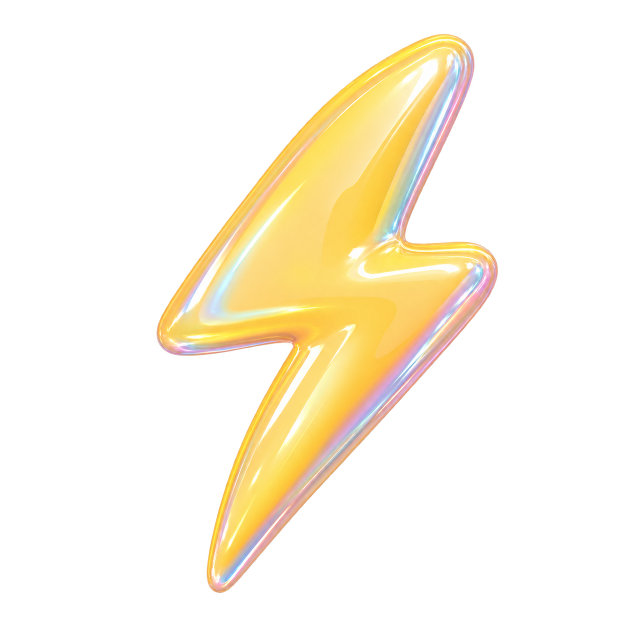
#> input picture digital-cards-motion/assets/bolt.png, 1254 x 1254 px (shown at 1/2 size); its folder holds only this picture in this run
$ python prep_assets.py
#> lines starting #> are read from the running program, lines starting #| are printed output that depends on the picture
"""Trim transparent margins of generated cutouts and downscale them for the layout."""
import glob, os
from PIL import Image
os.makedirs("build/el", exist_ok=True)
for f in sorted(glob.glob("assets/*.png")):
    im = Image.open(f).convert("RGBA")
#> im is the input picture: PIL image 1254x1254 RGBA; mean R, G, B, A 55.3, 47.8, 29.7, 55.3
    bbox = im.getchannel("A").point(lambda a: 255 if a > 10 else 0).getbbox()
#> bbox = (313, 67, 996, 1186)
    im = im.crop(bbox)
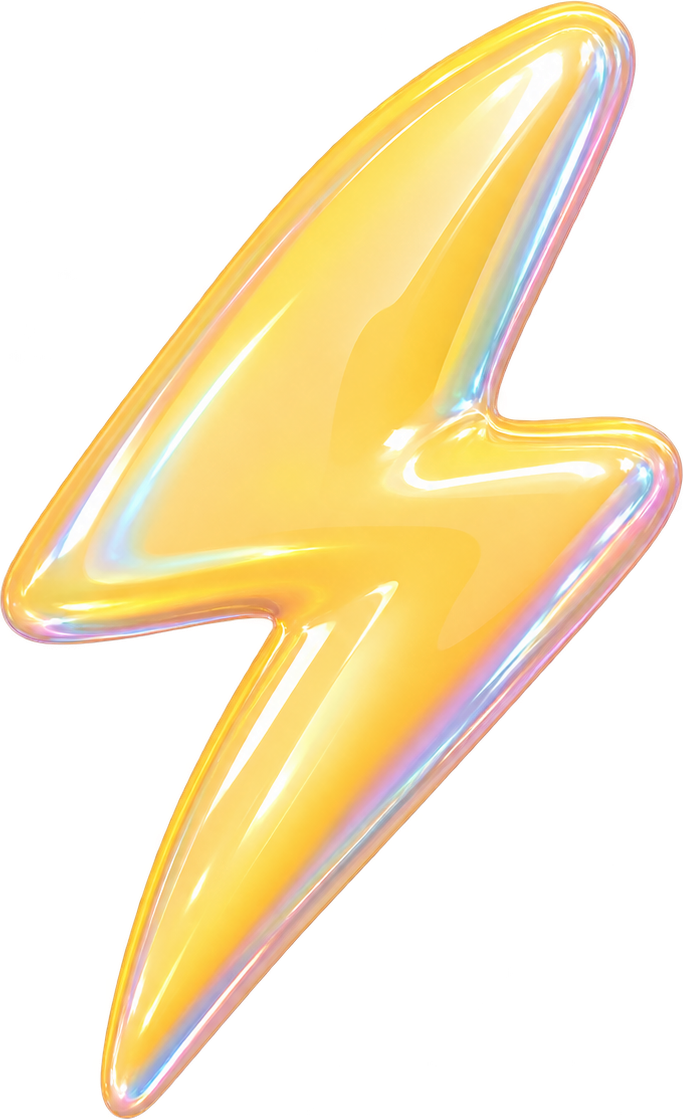
#> im: PIL image 683x1119 RGBA; mean R, G, B, A 113.7, 98.1, 61, 113.9; transparent parts drawn white
    im.thumbnail((900, 900), Image.LANCZOS)
#> im: PIL image 549x900 RGBA
    name = os.path.basename(f)
    im.save(f"build/el/{name}", optimize=True)
    print(name, im.size)
#| bolt.png (549, 900)

$ run again, on digital-cards-motion/assets/check.png
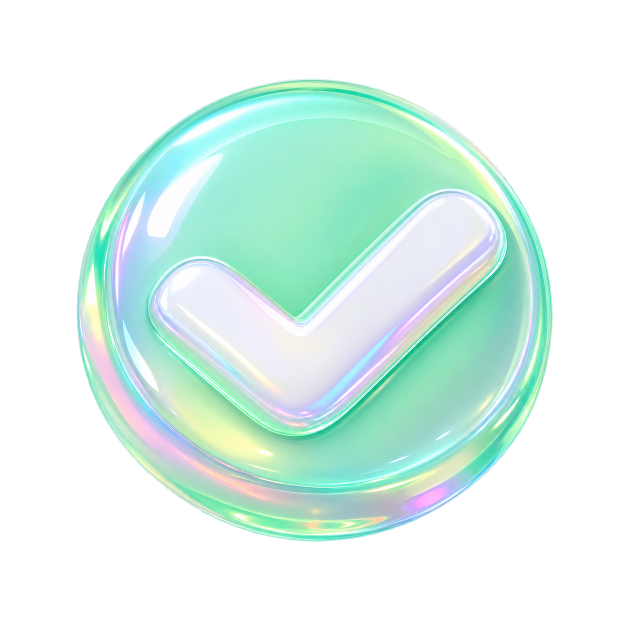
#> input picture digital-cards-motion/assets/check.png, 1254 x 1254 px (shown at 1/2 size)
#> im is the input picture: PIL image 1254x1254 RGBA; mean R, G, B, A 79, 102.1, 95, 110.3
#> bbox = (153, 157, 1106, 1084)
#> `im = im.crop(bbox)`:
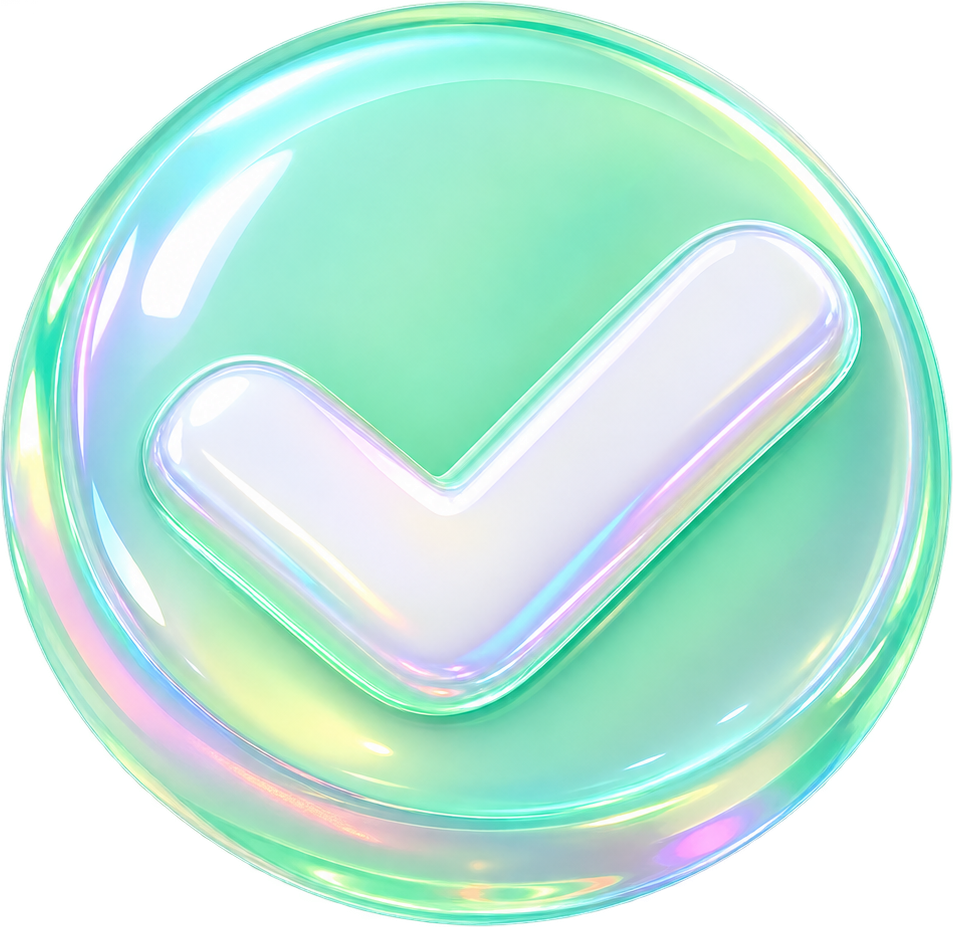
#> im: PIL image 953x927 RGBA; mean R, G, B, A 140.3, 181.1, 168.4, 196.4; transparent parts drawn white
#| check.png (900, 875)

$ run again, on digital-cards-motion/assets/cursor.png
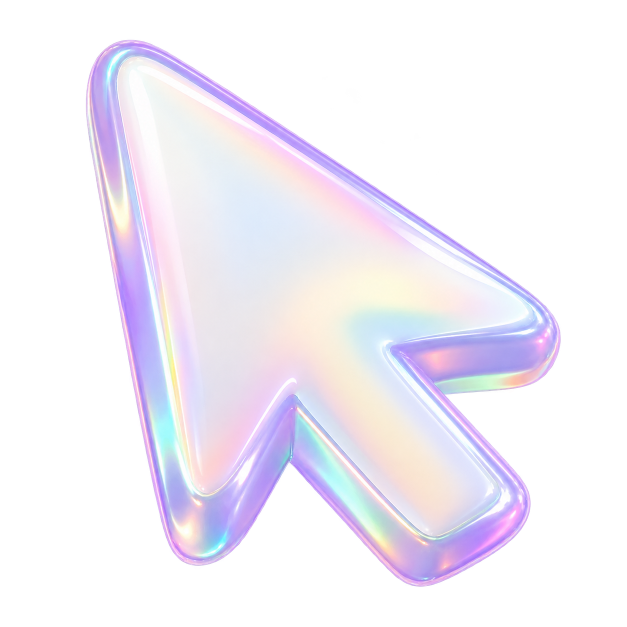
#> input picture digital-cards-motion/assets/cursor.png, 1254 x 1254 px (shown at 1/2 size)
#> im is the input picture: PIL image 1254x1254 RGBA; mean R, G, B, A 92.3, 88.3, 97.3, 100.7
#> bbox = (171, 79, 1122, 1174)
#> `im = im.crop(bbox)`:
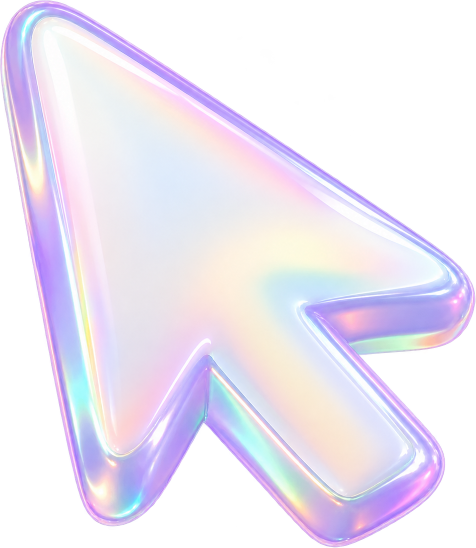
#> im: PIL image 951x1095 RGBA (shown at 1/2 size); mean R, G, B, A 139.2, 133.2, 146.8, 152.1; transparent parts drawn white
#> `im.thumbnail((900, 900), Image.LANCZOS)`:
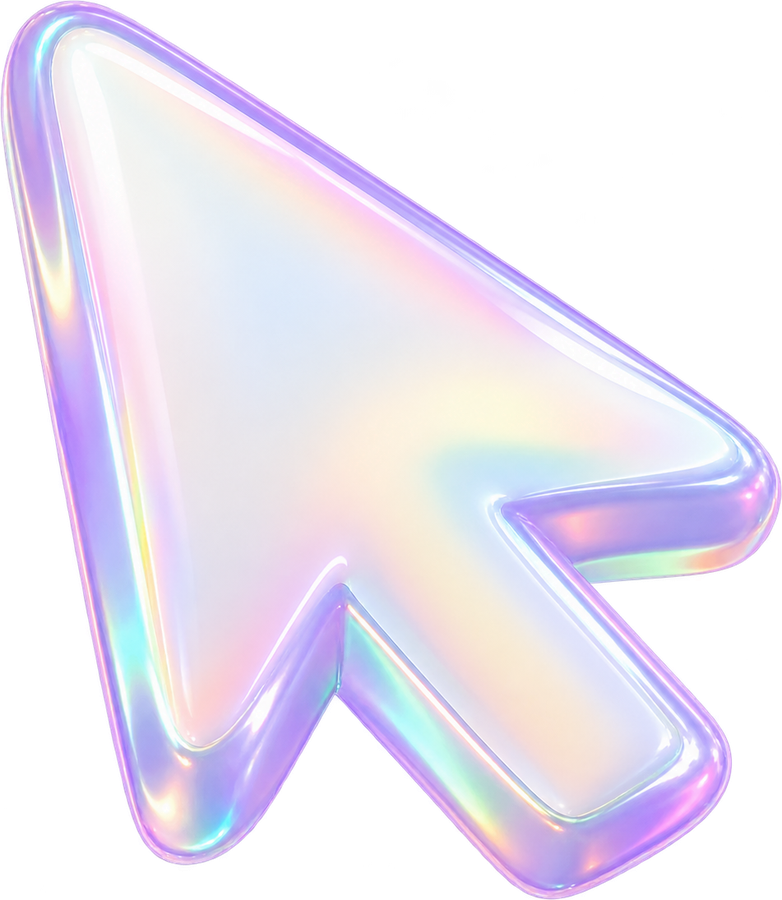
#> im: PIL image 782x900 RGBA; mean R, G, B, A 138.6, 132.5, 146.1, 152.1; transparent parts drawn white
#| cursor.png (782, 900)

$ run again, on digital-cards-motion/assets/envelope.png
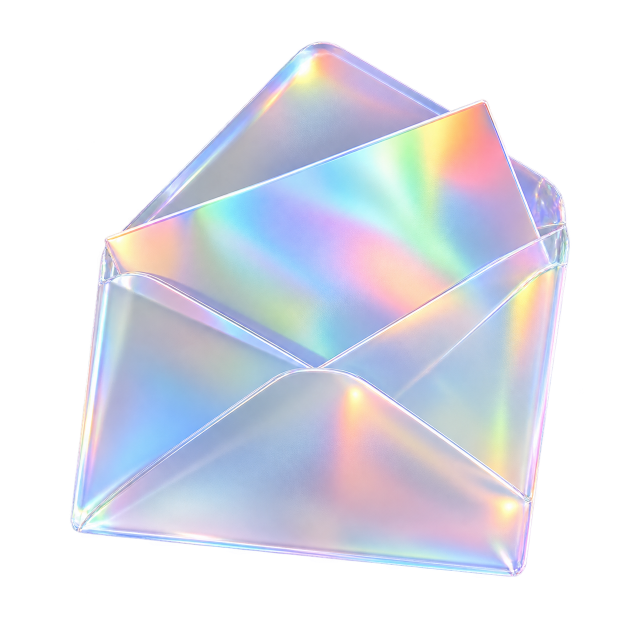
#> input picture digital-cards-motion/assets/envelope.png, 1254 x 1254 px (shown at 1/2 size)
#> im is the input picture: PIL image 1254x1254 RGBA; mean R, G, B, A 102.2, 104.3, 113.7, 129.2
#> bbox = (140, 83, 1140, 1154)
#> `im = im.crop(bbox)`:
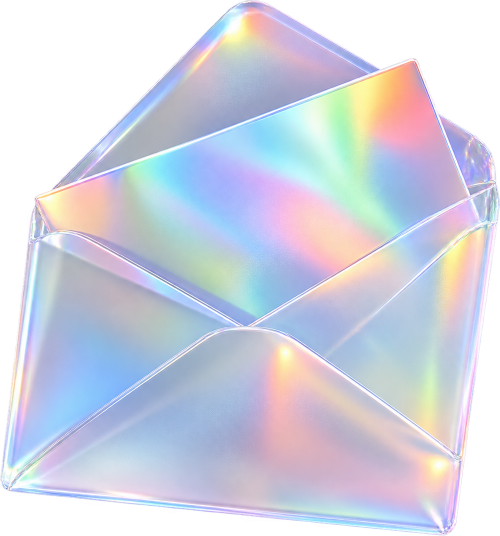
#> im: PIL image 1000x1071 RGBA (shown at 1/2 size); mean R, G, B, A 149.7, 152.7, 166.6, 189.7; transparent parts drawn white
#> `im.thumbnail((900, 900), Image.LANCZOS)`:
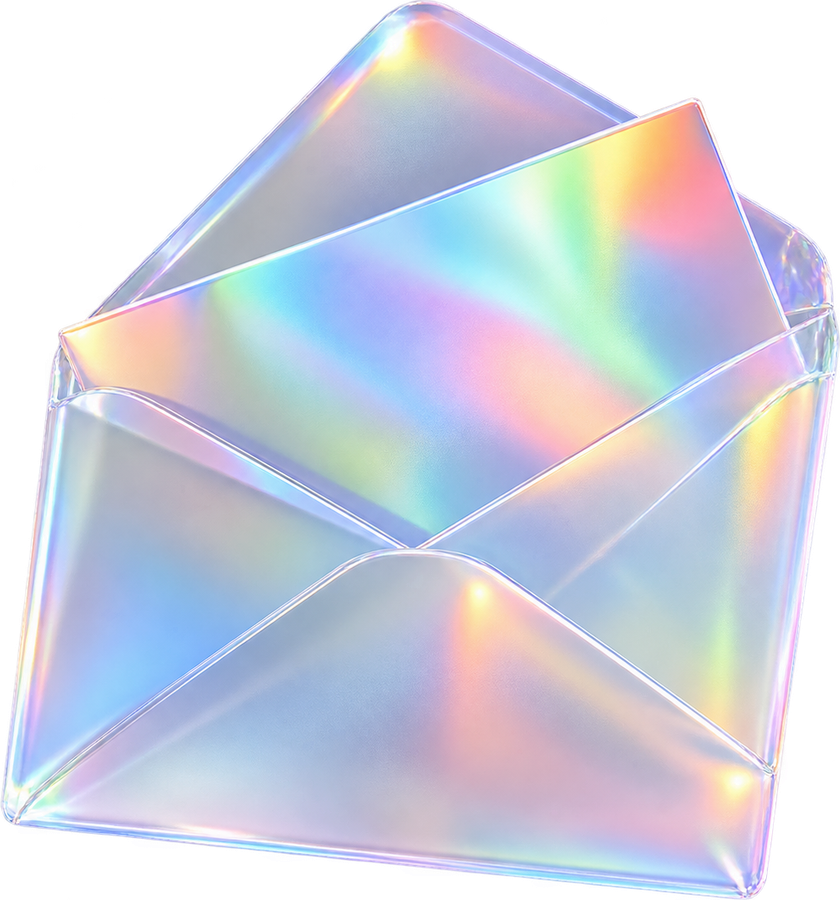
#> im: PIL image 840x900 RGBA; mean R, G, B, A 149.3, 152.2, 165.8, 189.7; transparent parts drawn white
#| envelope.png (840, 900)

$ run again, on digital-cards-motion/assets/card_hero.png
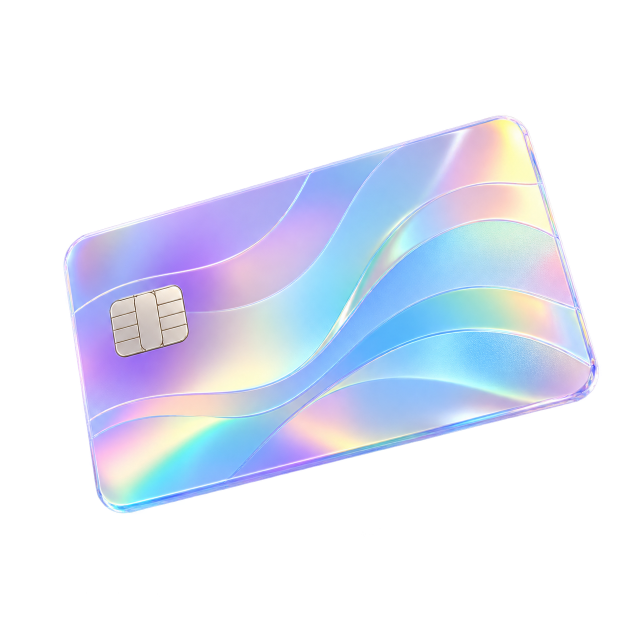
#> input picture digital-cards-motion/assets/card_hero.png, 1254 x 1254 px (shown at 1/2 size)
#> im is the input picture: PIL image 1254x1254 RGBA; mean R, G, B, A 69.2, 74.2, 87.4, 92.6
#> bbox = (127, 230, 1198, 1027)
#> `im = im.crop(bbox)`:
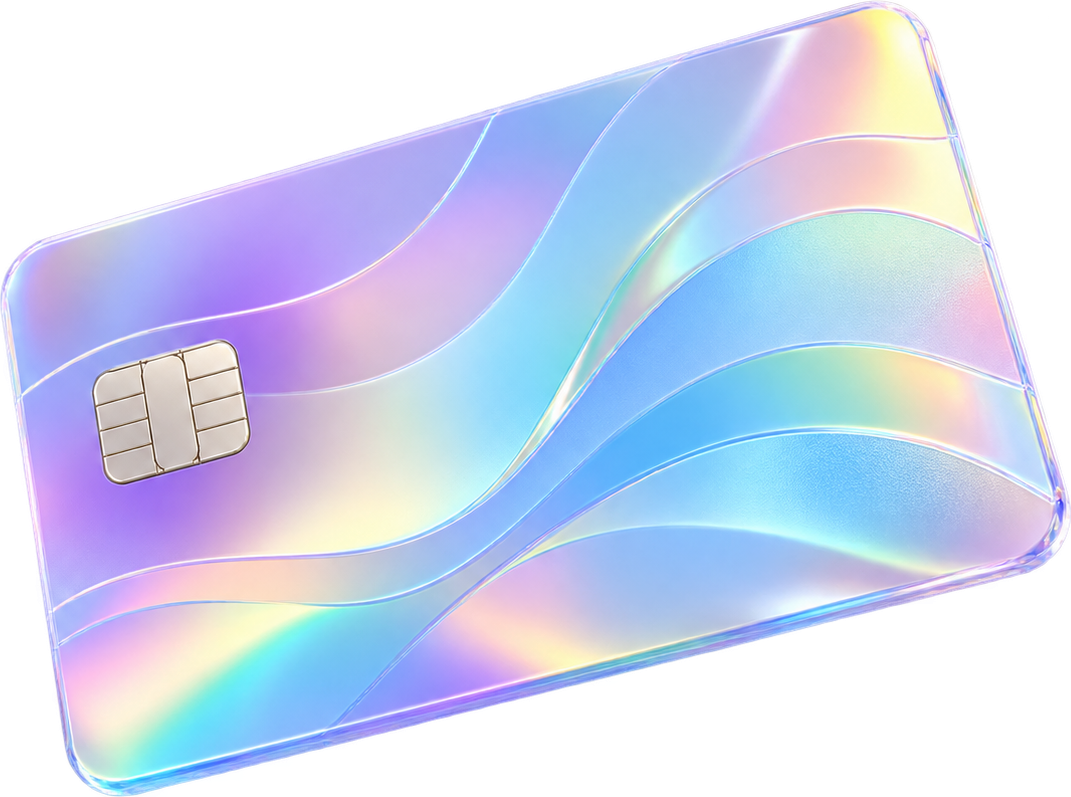
#> im: PIL image 1071x797 RGBA; mean R, G, B, A 127.3, 136.5, 160.9, 170.6; transparent parts drawn white
#| card_hero.png (900, 670)
